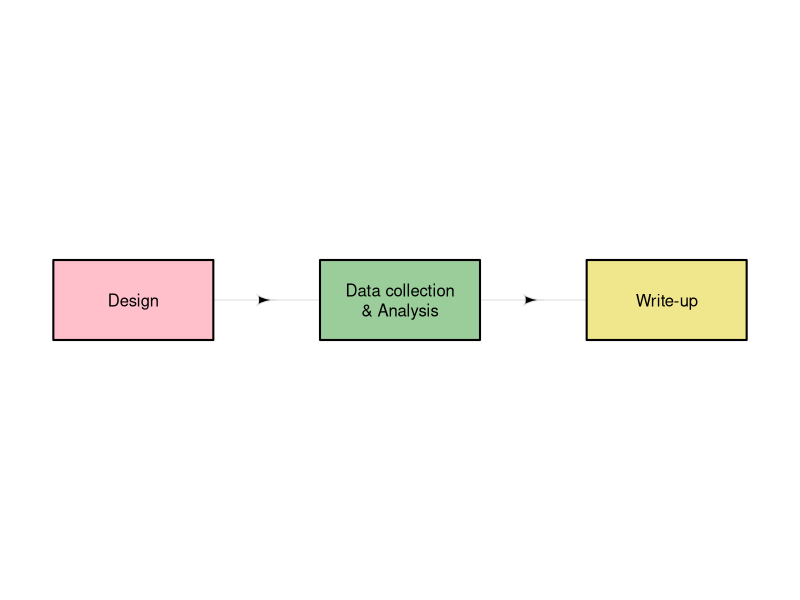
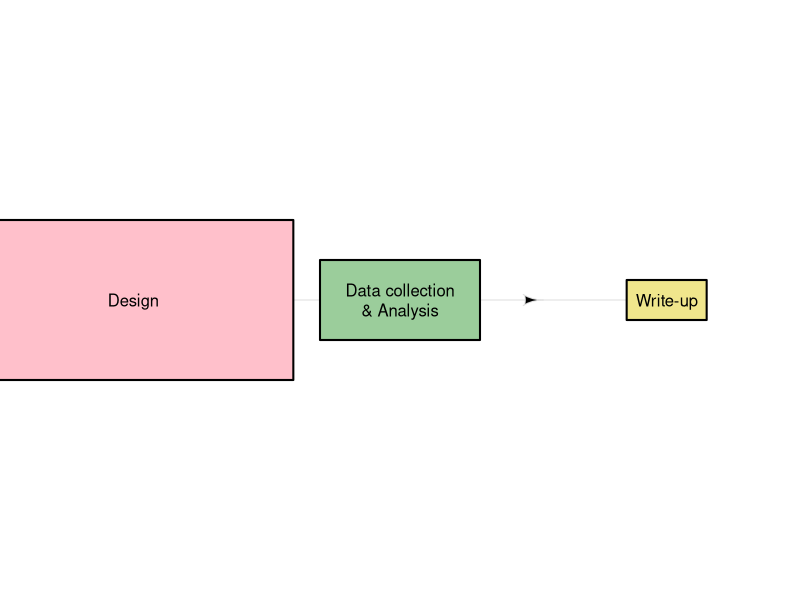
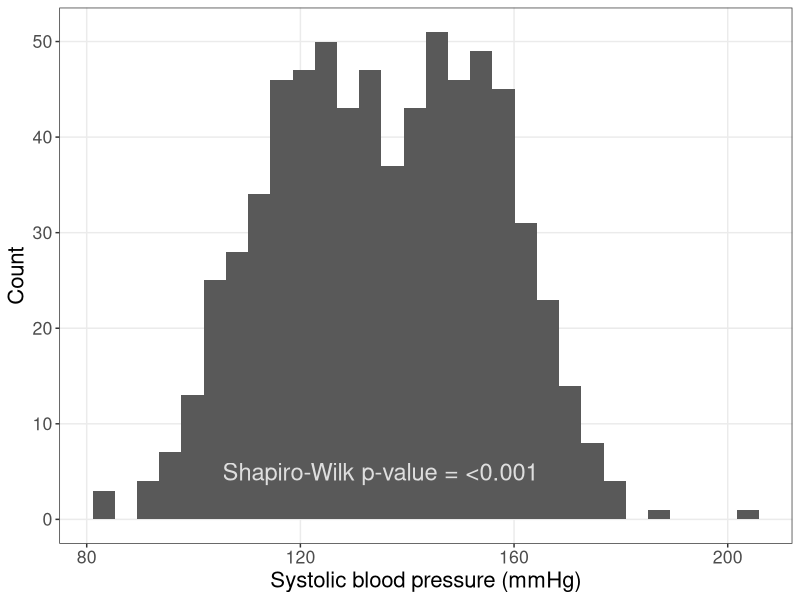
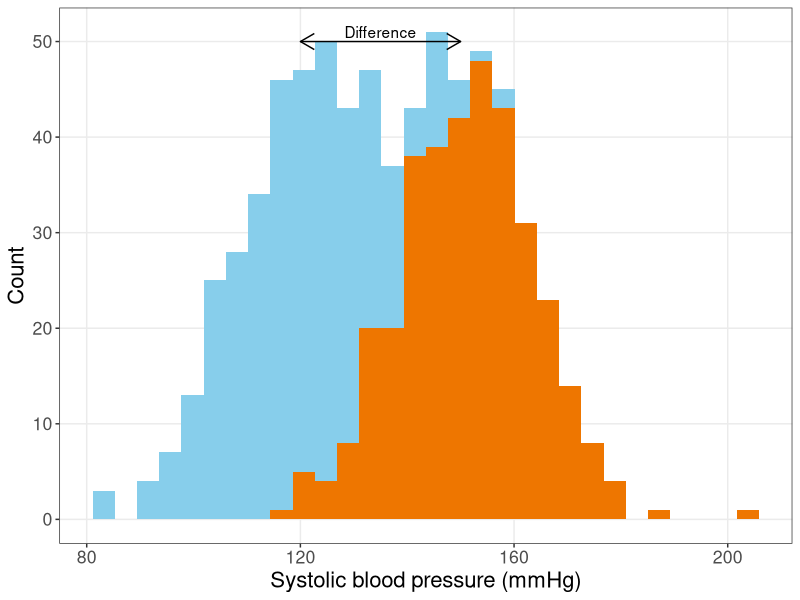
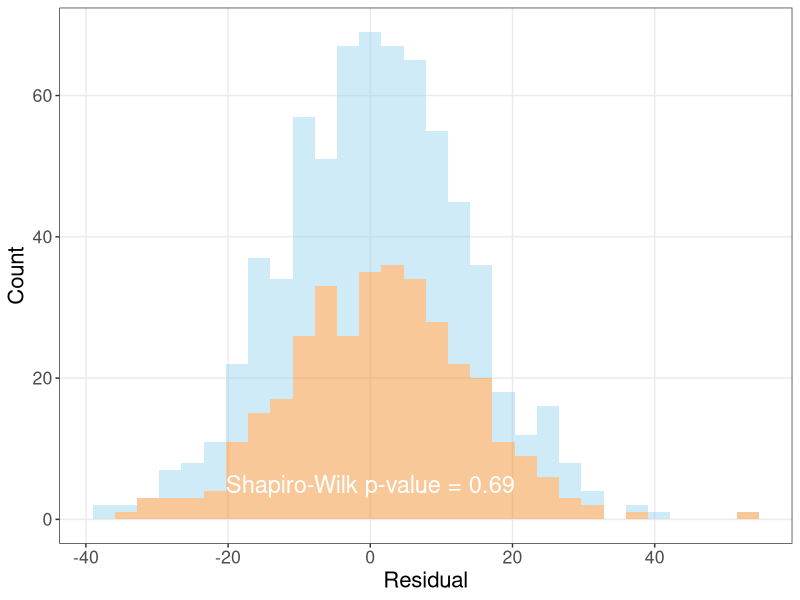

These charts were generated, in order, by the following R code:
## ---- chunk 1
library(diagram)
par(mar = rep(0,4), bg = 'transparent')
names <- c("Design", "Data collection\n& Analysis", "Write-up")
colours = c('pink','darkseagreen3','khaki')
M <- matrix(nrow = 3, ncol = 3, byrow = TRUE, data = 0) 
M[2,1] <- "' '"
M[3,2] <- "' '"
plotmat(M, pos = c(3), 
        name = names, 
        lwd = 1,
        curve = 0,  
        arr.lcol = 'grey88',
        shadow.size = 0,
        box.lwd = 2, 
        cex.txt = 1.3, 
        box.size = 0.1, 
        box.type = "square", 
        box.col = colours,
        box.prop = 0.5)
## ---- chunk 2
par(mar = rep(0,4), bg = 'transparent')
plotmat(M, pos = c(3), 
        name = names, 
        lwd = 1,
        curve = 0,  
        arr.lcol = 'grey88',
        shadow.size = 0,
        box.lwd = 2, 
        cex.txt = 1.3, 
        box.size = c(0.2,0.1,0.05), 
        box.type = "square", 
        box.col = colours,
        box.prop = 0.5)
## ---- chunk 3
library(ggplot2)
library(dplyr)
TeachingDemos::char2seed('wigan')
mean1 = 120
mean2 = 150
sd = 13
random1 = data.frame(distance = rnorm(n=350, mean = mean1, sd=sd), group = 1)
random2 = data.frame(distance = rnorm(n=350, mean = mean2, sd=sd), group = 2)
random = bind_rows(random1, random2)
# normality test
sw = shapiro.test(random$distance)
label = paste('Shapiro-Wilk p-value = ', format.pval(sw$p.value, eps=0.001, digits=2), sep='')
test = data.frame(x = (mean1+mean2)/2, y = 5, label = label)
# plot
hplot = ggplot(data = random, aes(x = distance))+
  geom_histogram()+
  geom_text(data = test, aes(x=x, y=y, label=label), size = 6, alpha=0.8, col='white')+
  theme_bw()+
  xlab('Systolic blood pressure (mmHg)')+
  ylab('Count')+
  theme(panel.grid.minor = element_blank(),
        text = element_text(size=16))
hplot
## ---- chunk 4
# arrow and text
text = data.frame(group = 1, x = (mean1+mean2)/2, y = 51, label = 'Difference')
arrow = data.frame(group=1, x1 = mean1, x2 = mean2, y1 = 50, y2 = 50)
#
colours = c('skyblue','darkorange2')
hplot = ggplot(data = random, aes(x = distance, fill=factor(group)))+
  geom_histogram()+
  scale_fill_manual(NULL, values=colours)+
  geom_segment(data = arrow, aes(x = x1, y = y1, xend = x2, yend = y2),
               arrow = arrow(ends = 'both', length = unit(0.03, "npc")))+
  geom_text(data = text, aes(x=x, y=y, label=label))+
  theme_bw()+
  xlab('Systolic blood pressure (mmHg)')+
  ylab('Count')+
  theme(panel.grid.minor = element_blank(),
        legend.position='none',
        text = element_text(size=16))
hplot
## ---- chunk 5
random= mutate(random,
               residual = ifelse(group == 2, distance - mean2, distance - mean1))
#
# normality test
sw = shapiro.test(random$residual)
label = paste('Shapiro-Wilk p-value = ', format.pval(sw$p.value, eps=0.001, digits=2), sep='')
test = data.frame(group=1, x = 0, y = 5, label = label)
#
hplot = ggplot(data = random, aes(x = residual, fill=factor(group)))+
  geom_histogram(alpha=0.4)+
  geom_text(data = test, aes(x=x, y=y, label=label), size=6, col='white')+
  scale_fill_manual(NULL, values=colours)+
  theme_bw()+
  xlab('Residual')+
  ylab('Count')+
  theme(panel.grid.minor = element_blank(),
        legend.position='none',
        text = element_text(size=16))
hplot
